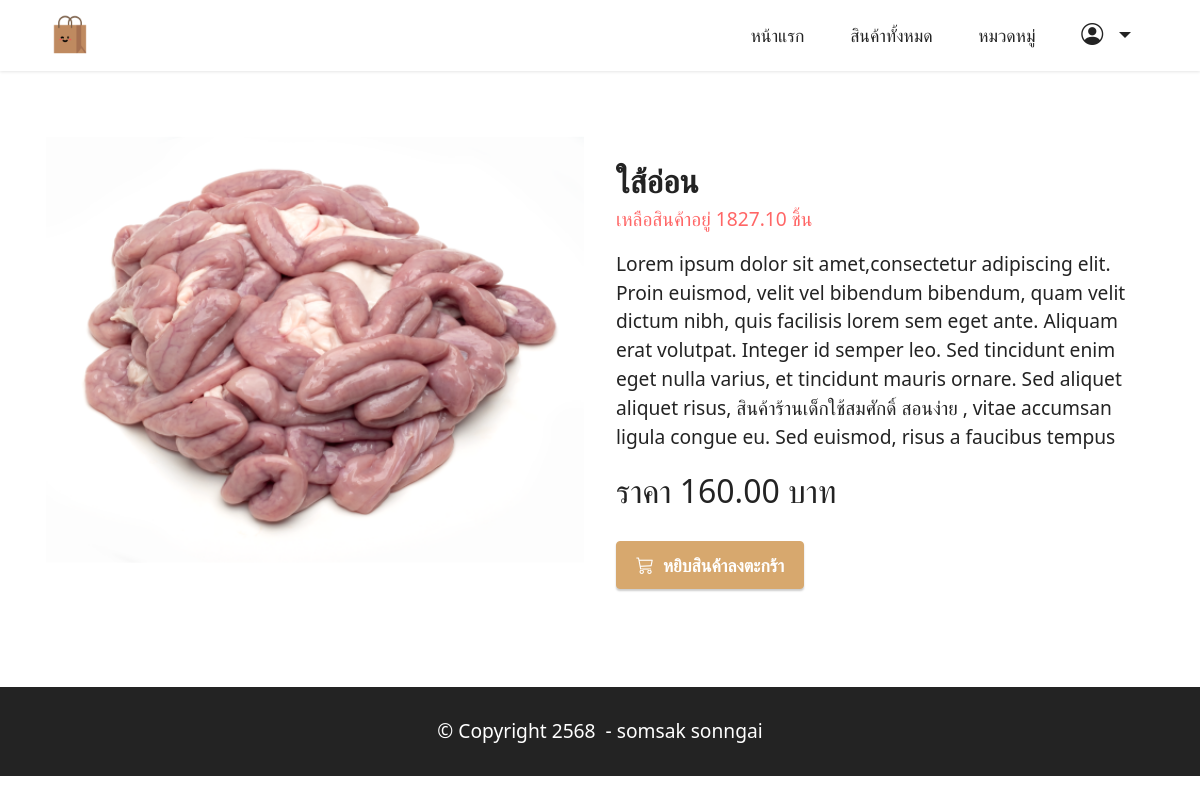
/blog/product/3/, run on an earlier commit of the app's database.
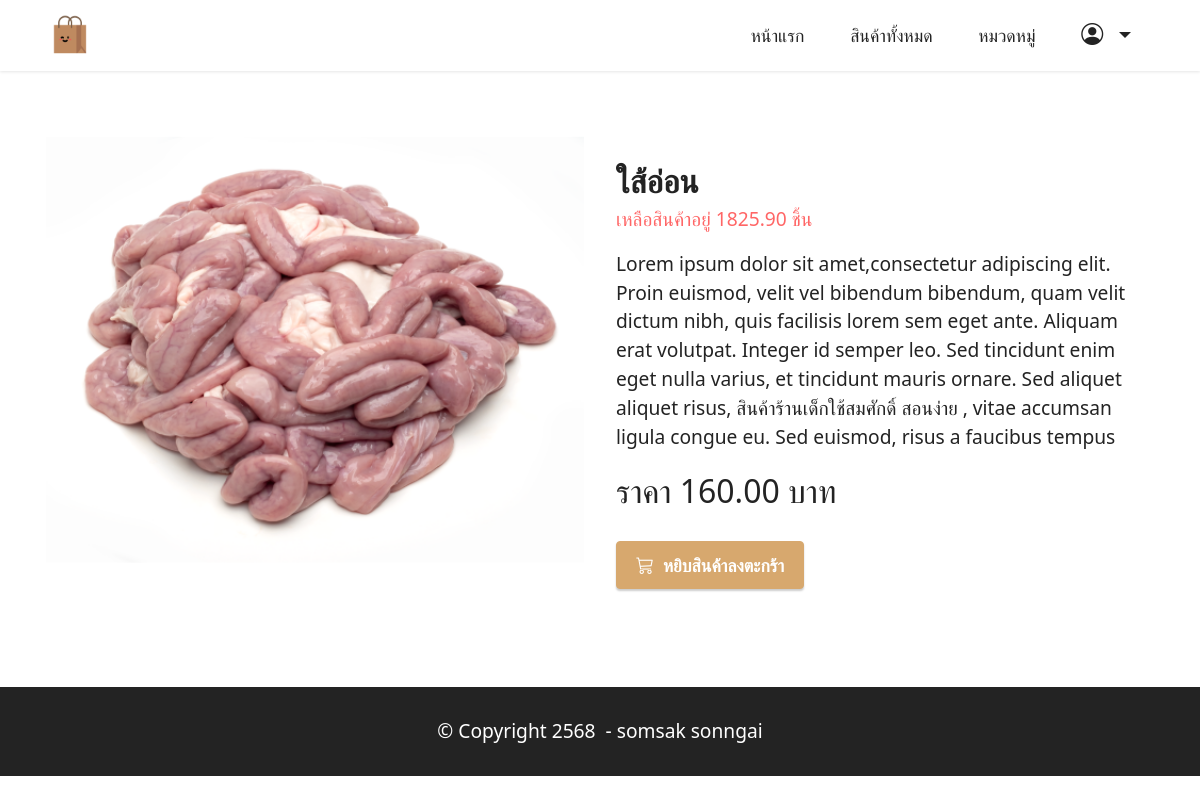
And on a later commit of the database.
### productapp/models.py (models this page shows, shortened)
class Product1(models.Model):
    category = models.ForeignKey(Category, on_delete=models.CASCADE,null=True)  # เชื่อมโยงกับ Category
    name = models.CharField(max_length=100)  # ชื่อสินค้า
    description = models.TextField(max_length=500)
    price = models.DecimalField(max_digits=10, decimal_places=2)
    stock = models.DecimalField(max_digits=10, decimal_places=2)
    is_trending = models.BooleanField(default=False)
    image = models.ImageField(upload_to="product")
    profitprice = models.DecimalField(max_digits=10, decimal_places=2)
    created_at = models.DateTimeField(auto_now_add=True)  # วันที่เพิ่ม
    updated_at = models.DateTimeField(auto_now=True)      # วันที่แก้ไข
    barcode = models.IntegerField()

### productapp/views.py (the view)
# urls.py: path('product/<int:id>/', views.productDetail, name='productDetail'), #การเรียกใช้ blog ตามด้วย id
def productDetail(request,id):
    product=Product1.objects.get(pk=id)
    return render (request,"detail.html",{"product":product}) #มันก็คือ Product1 นั้นแหละที่เรียกใช้ที่เก็บไว้ในตัวแปร product ถ้าต้องการที่จะทำการเรียกใช้ก็เรียกใช้ product

### productapp/templates/detail.html (shortened to what this page needs)
{% extends "layout.html"%}
{% load humanize %}
{% block content%}
<div class="container my-3">
    <div class="card-wrapper">
        <div class="row align-items-center mt-4">
            <div class="col-12 col-lg-6">
                <div class="image-wrapper">
                    <img src="{{product.image.url}}">
                </div>
            </div>
            <div class="col-12 col-lg-6 my-4">
                <div class="text-box">
                    <h5 class="mbr-title mbr-fonts-style display-5">
                        <strong>{{product.name}}</strong>
                        <p class="display-7 text-secondary">เหลือสินค้าอยู่ {{product.stock}} ชิ้น</p>
                    </h5>
                    <p class="mbr-text mbr-fonts-style display-7">{{product.description}}</p>
                    <div class="cost">
                        <span class="currentcost mbr-fonts-style pr-2 display-5">ราคา {{product.price}} บาท</span>
                    </div>
                    <div class="mbr-section-btn pt-3">
                        {%if product.stock <= 0 %}
                             <h2 class="text-secondary " t>สินค้าหมด</h2>
                        {% else %}
                            <a href="{% url 'addCart' product.id %}" class="btn btn-primary display-4">
                                 <i class="bi bi-cart3"></i></i>&nbsp;
                                    หยิบสินค้าลงตะกร้า
                             </a>
                         {% endif %}
                    </div>
                </div>
            </div>
        </div>
    </div>
    <br>
</div>
{% endblock %}

What changed in the data, as far as the page shows it:
changed Product1 "ใส้อ่อน": stock "1827.10" → "1825.90"
